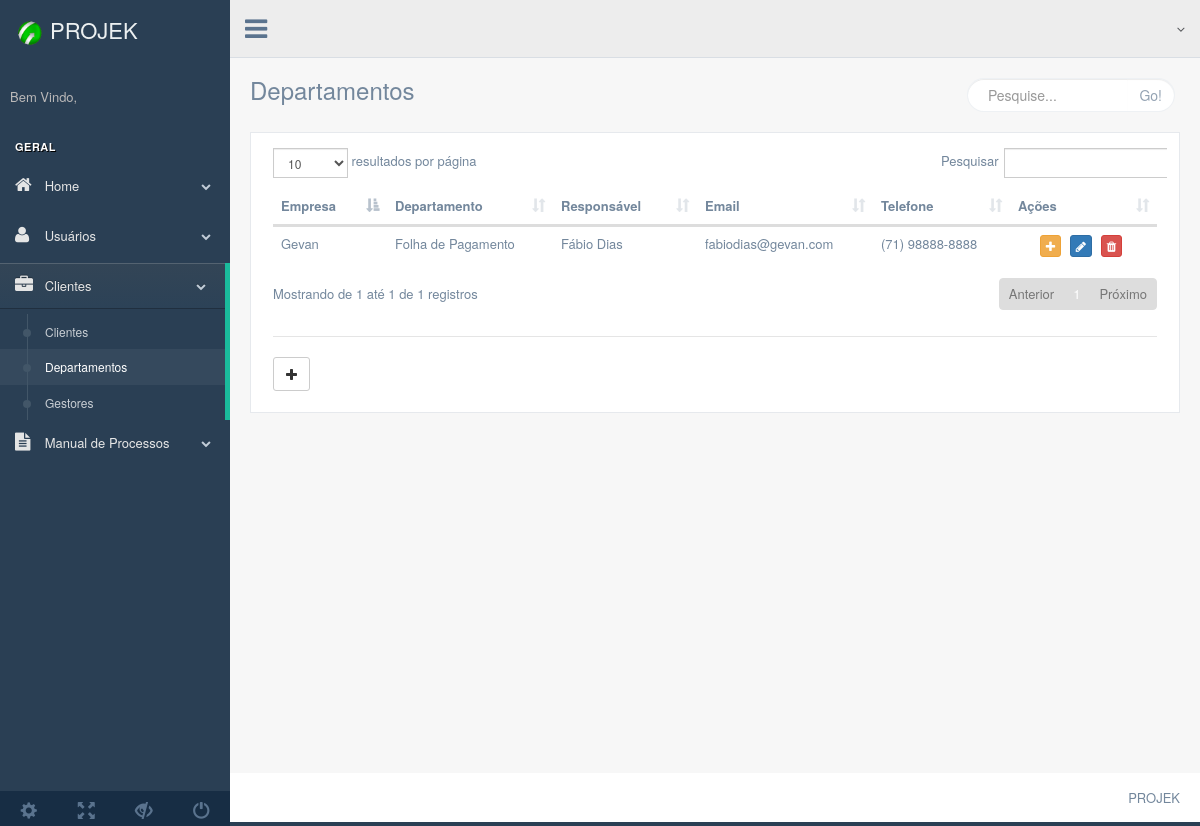
The page /production/php/clientes/departamentos.php on the database as committed earlier.
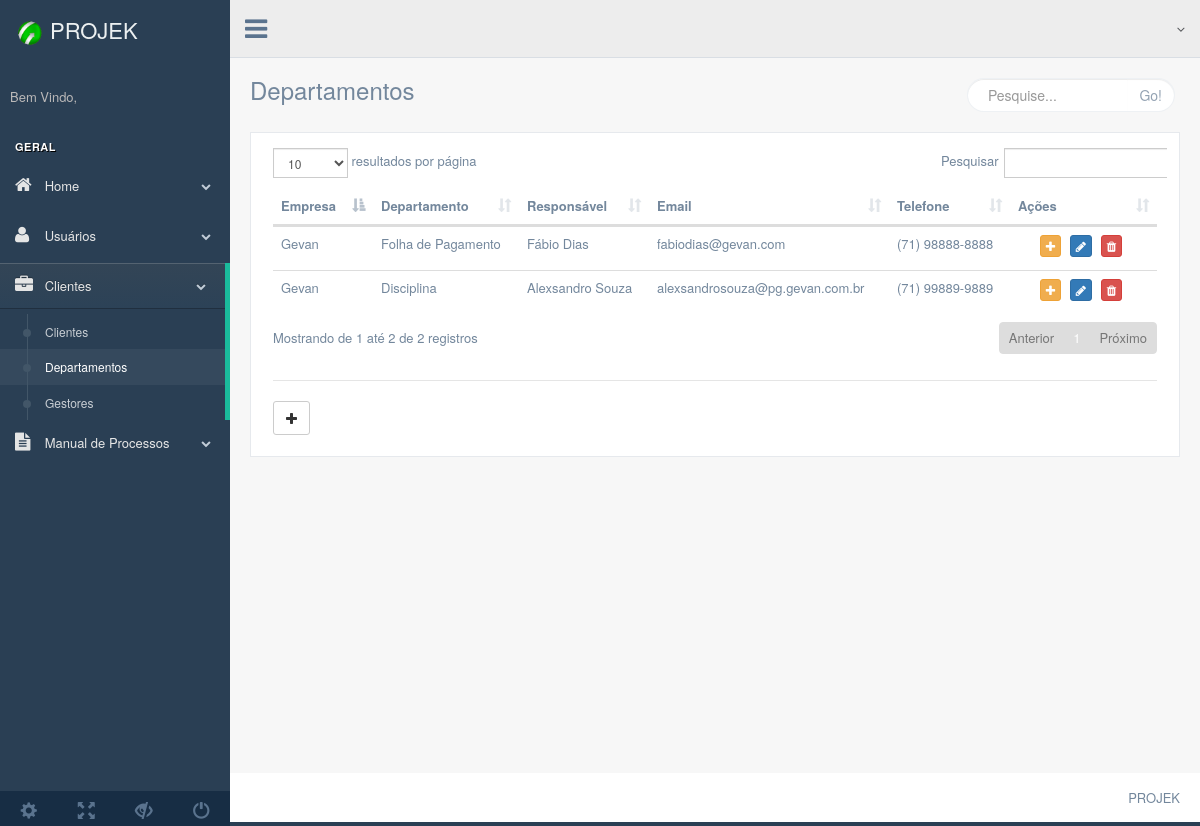
The same page on the database as committed later.
### tables this page shows
CREATE TABLE `departamentos` (
  `id_departamento` int(11) NOT NULL,
  `id_cliente` int(11) DEFAULT NULL,
  `nome` varchar(255) DEFAULT NULL
);

CREATE TABLE `clientes` (
  `id_cliente` int(11) NOT NULL,
  `nome` varchar(255) DEFAULT NULL
);

CREATE TABLE `gestor_dep` (
  `id_gestor_dep` int(11) NOT NULL,
  `id_departamento` int(11) DEFAULT NULL,
  `nome` varchar(255) DEFAULT NULL,
  `email` varchar(255) DEFAULT NULL,
  `tel` varchar(25) DEFAULT NULL,
  `cargo` varchar(255) DEFAULT NULL
);

### production/php/bancos/banco-departamento.php (called while the page is built, shortened)
<?php
function listaDepartamentos($conexao){
  $clientes = array();
    $query = "select  * from departamentos";
    $resultado = mysqli_query($conexao, $query);
    while ($cliente = mysqli_fetch_assoc($resultado)) {
      array_push($clientes, $cliente);
    }
    return $clientes;
}
?>

### production/php/bancos/banco-cliente.php (called while the page is built, shortened)
<?php
function  buscaCliente($conexao , $id_cliente){
    $query = "select  * from clientes where id_cliente = $id_cliente";
    $resultado = mysqli_query($conexao, $query);
    $cliente = mysqli_fetch_assoc($resultado);
    return $cliente;
}

### production/php/bancos/banco-gestores.php (called while the page is built, shortened)
<?php
function  buscaGestoresDepartamentos($conexao , $id_departamento){
    $query = "select  * from gestor_dep where id_departamento = $id_departamento";
    $resultado = mysqli_query($conexao, $query);
    $departamento = mysqli_fetch_assoc($resultado);
    return $departamento;
}

### production/php/clientes/departamentos.php (the view, shortened to what this page needs)
<?php include "../bancos/conecta.php";?>
<?php include "../bancos/banco-cliente.php";?>
<?php include "../bancos/banco-departamento.php";?>
<?php include "../bancos/banco-gestores.php";?>
<?php
  $departamentos = listaDepartamentos($conexao);
?>
<!DOCTYPE html>
<html lang="en">
  <head>
    <link href="../../../vendors/bootstrap/dist/css/bootstrap.min.css" rel="stylesheet">
    <link href="../../../vendors/font-awesome/css/font-awesome.min.css" rel="stylesheet">
    <link href="../../../vendors/nprogress/nprogress.css" rel="stylesheet">
    <link href="../../../vendors/iCheck/skins/flat/green.css" rel="stylesheet">
    <link href="../../../vendors/datatables.net-bs/css/dataTables.bootstrap.min.css" rel="stylesheet">
    <link href="../../../vendors/datatables.net-buttons-bs/css/buttons.bootstrap.min.css" rel="stylesheet">
    <link href="../../../vendors/datatables.net-fixedheader-bs/css/fixedHeader.bootstrap.min.css" rel="stylesheet">
    <link href="../../../vendors/datatables.net-responsive-bs/css/responsive.bootstrap.min.css" rel="stylesheet">
    <link href="../../../vendors/datatables.net-scroller-bs/css/scroller.bootstrap.min.css" rel="stylesheet">
    <link rel="stylesheet" type="text/css" href="../../../vendors/bootstrap-notify-3.1.3/dist/bootstrap-notify.js">
    <link href="../../../build/css/custom.min.css" rel="stylesheet">
  </head>
  <body class="nav-md">
    <div class="container body">
      <div class="main_container">
        <div class="col-md-3 left_col">
          <div class="left_col scroll-view">
            <div class="navbar nav_title" style="border: 0;">
              <a href="../index/index2.php" class="site_title"><img src="../../images/botao.png" width="40" right="40" ><span>PROJEK</span></a>
            </div>
            <div class="profile clearfix">
              <div class="profile_info">
                <span>Bem Vindo,</span>
              </div>
            </div>
            <br />
            <div id="sidebar-menu" class="main_menu_side hidden-print main_menu">
              <div class="menu_section">
                <h3>Geral</h3>
                <ul class="nav side-menu">
                  <li><a><i class="fa fa-home"></i> Home<span class="fa fa-chevron-down"></span></a>
                  </li>
                  <li><a><i class="fa fa-user"></i> Usuários<span class="fa fa-chevron-down"></span></a>
                  </li>
                  <li><a><i class="fa fa-briefcase"></i> Clientes<span class="fa fa-chevron-down"></span></a>
                    <ul class="nav child_menu">
                      <li><a href="clientes.php">Clientes</a></li>
                      <li><a href="departamentos.php">Departamentos</a></li>
                      <li><a href="gestores.php">Gestores</a></li>
                    </ul>
                  </li>
                  <li><a><i class="fa fa-file-text"></i> Manual de Processos<span class="fa fa-chevron-down"></span></a>
                  </li>
                </ul>
              </div>
            </div>
            <div class="sidebar-footer hidden-small">
              <a data-toggle="tooltip" data-placement="top" title="Settings">
                <span class="glyphicon glyphicon-cog" aria-hidden="true"></span>
              </a>
              <a data-toggle="tooltip" data-placement="top" title="FullScreen">
                <span class="glyphicon glyphicon-fullscreen" aria-hidden="true"></span>
              </a>
              <a data-toggle="tooltip" data-placement="top" title="Lock">
                <span class="glyphicon glyphicon-eye-close" aria-hidden="true"></span>
              </a>
              <a data-toggle="tooltip" data-placement="top" title="Logout" href="login.html">
                <span class="glyphicon glyphicon-off" aria-hidden="true"></span>
              </a>
            </div>
          </div>
        </div>
        <div class="top_nav">
          <div class="nav_menu">
            <nav>
              <div class="nav toggle">
                <a id="menu_toggle"><i class="fa fa-bars"></i></a>
              </div>
              <ul class="nav navbar-nav navbar-right">
                <li class="">
                  <a href="javascript:;" class="user-profile dropdown-toggle" data-toggle="dropdown" aria-expanded="false">
                    <span class=" fa fa-angle-down"></span>
                  </a>
                </li>
                <li role="presentation" class="dropdown">
                  <a href="javascript:;" class="dropdown-toggle info-number" data-toggle="dropdown" aria-expanded="false"></a>
                </li>
              </ul>
            </nav>
          </div>
        </div>
        <div class="right_col" role="main">
          <div class="">
            <div class="page-title">
              <div class="title_left"><h3>Departamentos</h3></div>
              <div class="title_right">
                <div class="col-md-5 col-sm-5 col-xs-12 form-group pull-right top_search">
                  <div class="input-group">
                    <input type="text" class="form-control" placeholder="Pesquise...">
                      <span class="input-group-btn">
                        <button class="btn btn-default" type="button">Go!</button>
                      </span>
                  </div>
                </div>
              </div>
            </div>
            <div class="clearfix"></div>
            <div class="row">
              <div class="col-md-12 col-sm-12 col-xs-12">
                <div class="x_panel">
                  <div class="x_content">
                    <div class="row">
                      <div class="col-md-12 col-sm-12 col-xs-12">
                        <table id="tabela" class="table table-hover">
                          <thead>
                            <tr>
                              <th>Empresa</th>
                              <th>Departamento</th>
                              <th>Responsável</th>
                              <th>Email</th>
                              <th>Telefone</th>
                              <th class="col-md-2">Ações</th>
                            </tr>
                          </thead>
                          <tbody>
                            <?php
                              foreach ($departamentos as  $departamento) {
                                $cliente = buscaCliente($conexao, $departamento['id_cliente']);
                                $gestor = buscaGestoresDepartamentos($conexao, $departamento['id_departamento']);
                            ?>
                            <tr>
                              <td><?=$cliente['nome']?></td>
                              <td><?=$departamento['nome']?></td>
                              <td><?=$gestor['nome']?></td>
                              <td><?=$gestor['email']?></td>
                              <td><?=$gestor['tel']?></td>
                              <td align="center">
                                <a href="../forms/form-pi.php?id_departamento=<?=$departamento['id_departamento']?>"><button class="btn btn-warning btn-xs"><i class="fa fa-plus"></i></button></a>
                                <a href="../forms/form-altera-departamento.php?id_departamento=<?=$departamento['id_departamento']?>"><button class="btn btn-primary btn-xs"><i class="fa fa-pencil"></i></button></a>
                                <a href="../remove/remove-departamento.php?id_departamento=<?=$departamento['id_departamento']?>"><button class="btn btn-danger btn-xs"><i class="fa fa-trash"></i></button></a>
                              </td>
                            </tr>
                            <?php
                              }
                            ?>
                          </tbody>
                        </table>
                        <div class="ln_solid"></div>
                          <a class="btn btn-default" style="" href="../forms/form-cliente.php?"><i class="fa fa-plus"></i></a>
                        </div>
                      </div>
                    </div>
                  </div>
                </div>
              </div>
            </div>
          </div>
        </div>
        <footer>
          <div class="pull-right">
            PROJEK
          </div>
          <div class="clearfix"></div>
        </footer>
      </div>
  </body>
</html>

Rows that differ between the two databases and show on the page:
added departamentos: id_cliente.nome "Gevan", nome "Disciplina", gestor_dep.nome "Alexsandro Souza", gestor_dep.email "alexsandrosouza@pg.gevan.com.br", gestor_dep.tel "(71) 99889-9889"
Other text that changed with them:
text written by a page script: "resultados por página Pesquisar Mostrando de 1 até 1 de 1 registros Anterior 1 Próximo" → "resultados por página Pesquisar Mostrando de 1 até 2 de 2 registros Anterior 1 Próximo"
